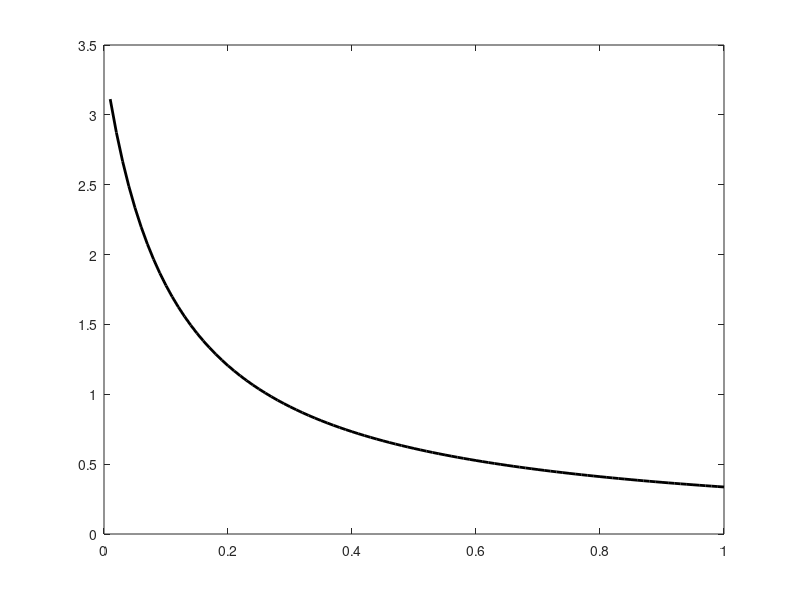

Here is the MATLAB script that generated this plot: (Note: this script raises an error after producing the figure.)
clear; clc; close all;
% Fixed values
S_tilde = 421.896 / 451.815;
beta = 0.4;
mu = 0.01;
delta = 0.1;
% Vary γ
gamma_vals = linspace(0.01, 1.0, 100);
R0_vals = (S_tilde * beta) ./ (gamma_vals + mu + delta);
% Compute bifurcation point (γ where R0 = 1)
gamma_bifurcation = (S_tilde * beta) - (mu + delta);
% Ensure the point is within the plotting range
if gamma_bifurcation > 0.01 && gamma_bifurcation <= 1.0
    R0_bifurcation = 1;
else
    gamma_bifurcation = NaN;
    R0_bifurcation = NaN;
end
% Plot
figure('Position', [100, 100, 800, 600]);
plot(gamma_vals, R0_vals, 'k', 'LineWidth', 2); hold on;
% Add horizontal line R0 = 1
yline(1, 'r--', '$R_0 = 1$', 'LineWidth', 1.5, 'FontSize', 20, 'Interpreter', 'latex');
% Annotate bifurcation point
if ~isnan(gamma_bifurcation)
    plot(gamma_bifurcation, R0_bifurcation, 'go', 'MarkerSize', 12, 'MarkerFaceColor', 'g');
    text(gamma_bifurcation + 0.02, R0_bifurcation + 0.15, ...
        sprintf('$\\gamma = %.4f$', gamma_bifurcation), ...
        'Color', 'k', 'FontSize', 16, 'Interpreter', 'latex');
end
xlabel('$\gamma$ (Recovery Rate)', 'FontSize', 24, 'Interpreter', 'latex');
ylabel('$R_0$ (Basic Reproduction Number)', 'FontSize', 24, 'Interpreter', 'latex');
title('$R_0$ vs $\gamma$ with Bifurcation Point', 'FontSize', 26, 'Interpreter', 'latex');
grid on;
box on;
set(gca, 'FontSize', 18);
% Add text annotations for stable and unstable regions
text(0.4, 2.5, 'Stable Region ($R_0 > 1$)', 'Color', 'k', 'FontSize', 16, 'Interpreter', 'latex');
text(0.4, 0.3, 'Unstable Region ($R_0 < 1$)', 'Color', 'k', 'FontSize', 16, 'Interpreter', 'latex');
% Save
saveas(gcf, 'R0_vs_gamma_with_bifurcation.jpg');
saveas(gcf, 'R0_vs_gamma_with_bifurcation.fig');
% Display key values in the console
fprintf('Fixed parameters:\n');
fprintf('S_tilde = %.6f\n', S_tilde);
fprintf('beta = %.2f\n', beta);
fprintf('mu = %.3f\n', mu);
fprintf('delta = %.2f\n', delta);
fprintf('\nBifurcation point: gamma = %.6f (where R₀ = 1)\n', gamma_bifurcation);
